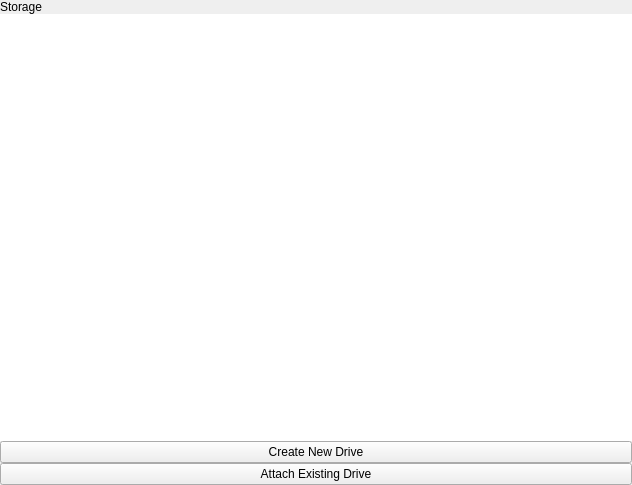
<?xml version="1.0" encoding="UTF-8"?>
<ui version="4.0">
 <class>DrivesPage</class>
 <widget class="QWidget" name="DrivesPage">
  <property name="geometry">
   <rect>
    <x>0</x>
    <y>0</y>
    <width>632</width>
    <height>485</height>
   </rect>
  </property>
  <property name="windowTitle">
   <string>Form</string>
  </property>
  <layout class="QVBoxLayout" name="verticalLayout_2">
   <property name="spacing">
    <number>0</number>
   </property>
   <property name="leftMargin">
    <number>0</number>
   </property>
   <property name="topMargin">
    <number>0</number>
   </property>
   <property name="rightMargin">
    <number>0</number>
   </property>
   <property name="bottomMargin">
    <number>0</number>
   </property>
   <item>
    <widget class="tTitleLabel" name="titleLabel">
     <property name="text">
      <string>Storage</string>
     </property>
    </widget>
   </item>
   <item>
    <widget class="QScrollArea" name="scrollArea">
     <property name="frameShape">
      <enum>QFrame::NoFrame</enum>
     </property>
     <property name="widgetResizable">
      <bool>true</bool>
     </property>
     <widget class="QWidget" name="scrollAreaWidgetContents">
      <property name="geometry">
       <rect>
        <x>0</x>
        <y>0</y>
        <width>632</width>
        <height>468</height>
       </rect>
      </property>
      <layout class="QVBoxLayout" name="verticalLayout_3">
       <property name="spacing">
        <number>0</number>
       </property>
       <property name="leftMargin">
        <number>0</number>
       </property>
       <property name="topMargin">
        <number>0</number>
       </property>
       <property name="rightMargin">
        <number>0</number>
       </property>
       <property name="bottomMargin">
        <number>0</number>
       </property>
       <item>
        <widget class="QListView" name="listView">
         <property name="contextMenuPolicy">
          <enum>Qt::CustomContextMenu</enum>
         </property>
         <property name="frameShape">
          <enum>QFrame::NoFrame</enum>
         </property>
        </widget>
       </item>
       <item>
        <widget class="QPushButton" name="addDriveButton">
         <property name="text">
          <string>Create New Drive</string>
         </property>
         <property name="icon">
          <iconset theme="list-add"/>
         </property>
        </widget>
       </item>
       <item>
        <widget class="QPushButton" name="attachDriveButton">
         <property name="text">
          <string>Attach Existing Drive</string>
         </property>
         <property name="icon">
          <iconset theme="list-add"/>
         </property>
        </widget>
       </item>
      </layout>
     </widget>
    </widget>
   </item>
  </layout>
 </widget>
 <customwidgets>
  <customwidget>
   <class>tTitleLabel</class>
   <extends>QLabel</extends>
   <header location="global">ttitlelabel.h</header>
   <slots>
    <signal>backButtonClicked()</signal>
   </slots>
  </customwidget>
 </customwidgets>
 <resources/>
 <connections/>
</ui>
